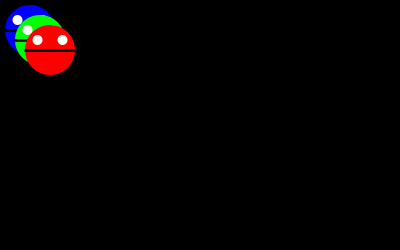
Frame 1 (no input)
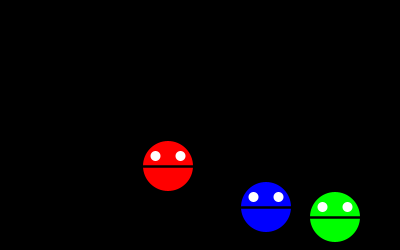
Frame 60 (the mouse pressed at the canvas centre just before this capture)
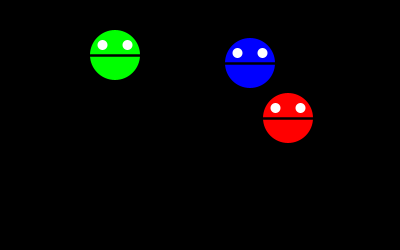
Frame 120 (the mouse held since frame 60 and released just before this capture)

The Processing sketch that drew these frames (run headless with seeded random() and noise(); from frame 60 on, the mouse is pressed at the canvas centre):

// Processing sketch: processing_90046
// ── processing_90046.pde

color ballColor = color(255, 0, 0);
//direction 
int hd= 4; // blue
int vd=3;
int hd2= 2; // red 
int vd2=4;
int hd3 = 5; // green
int vd3= 3;
//end direction
//start combined direction
int mov = hd & vd; 
int mov2 = hd2 & vd2;
int mov3 = hd3 & vd3;
//position
int bx = 30; // blue
int by = 30;
int bx2 = 50; // red
int by2 = 50;
int bx3 = 40; // green
int by3 = 40;
//end position
//combined position
int ax = bx & by;
int ax2 = bx2 & by2;
int ax3 = bx3 & by3;
//end combined position
int bd = 50;
int bd2 = 50;
int bd3 = 50;

void setup(){
 size(400, 250);
fill(200);
noStroke();

}

void draw(){
  background(0);
  if (key == CODED) { // both vert and horz
    if (keyCode == UP) {
      vd=vd*1;
      vd2=vd2*1;
      vd3=vd3*1;
      
      } 
    }
    
    if (key ==CODED){ //only vetical movement
      if (keyCode == DOWN){
        vd=vd*-1;
        vd2=vd2*-1;
        vd3=vd3*-1;
      }
    }
     if (key ==CODED){ // both vert and horz
      if (keyCode == RIGHT){
        hd=hd*1;
        hd2=hd2*1;
        hd3=hd3*1;
      }
    }
     if (key ==CODED){ // only hor
      if (keyCode == LEFT){
        hd=hd*-1;
        hd2=hd2*-1;
        hd3=hd3*-1;
      }
    }
    
  if (keyPressed) {
    if (key == 'w' || key == 'W') { // turn everything black (lights out)
      fill(255);
    }
  } else {
    fill(250, 200, 100);
  ballColor=color(0,0,255);// blue
  ball(bx, by, bd,ballColor);
  
  ballColor=color(0,255,0); // reassigned to green
  ball(bx3, by3, bd, ballColor);
  
  ballColor=color(255,0,0); //red
  ball(bx2, by2, bd, ballColor);
  }
  //movement code
  bx+=hd;
   if(bx>=400-bd/2){
     hd= hd*-1;
   }
   if(bx<=0+bd/2){
     hd = hd*-1;
     
   }
   by+=vd;
    if(by>=250-bd/2){
     vd= vd*-1;
   }
   if(by<=0+bd/2){
     vd = vd*-1;
     
   }
   
   bx2+=hd2;
   if(bx2>=400-bd2/2){
     hd2= hd2*-1;
   }
   if(bx2<=0+bd2/2){
     hd2 = hd2*-1;
     
   }
   by2+=vd2;
    if(by2>=250-bd2/2){
     vd2= vd2*-1;
   }
   if(by2<=0+bd2/2){
     vd2 = vd2*-1;
     
   }//
   
   bx3+=hd3;
   if(bx3>=400-bd3/2){
     hd3= hd3*-1;
   }
   if(bx3<=0+bd3/2){
     hd3 = hd3*-1;
     
   }
   by3+=vd3;
    if(by3>=250-bd3/2){
     vd3= vd3*-1;
   }
   if(by3<=0+bd3/2){
     vd3 = vd3*-1;
     
   }
   
   //end movement code
   
   
   //fist face bounce off
   ax+=mov;
   if(ax == ax2){
     mov = mov*-1;
   }
    ax+=mov;
   if(ax == ax3){
     mov = mov*-1;
     
   } // should make blue ball bounce off red and green ball upon collision
 
   //end first bounce horizontal
   
     ax2+=mov3;
     if(ax2 == ax){
     mov2 = mov2*-1;
    
   }
   
    ax2+=mov2;
     if(ax2 == ax3){
     mov2 = mov2*-1;
   
   }  // should make red ball bounce off green and blue ball upon collision

   // end face 2 horizontal
   
   ax3+=mov3;
    if(ax3 == ax2){
     mov3 = mov3*-1;
    
   }
 
   ax3+=mov3;
    if(ax3 == ax){
     mov3 = mov3*-1;
     
   } // should make green ball bounce off red and blue balls upon collision
   
   // end 3 face horizontal 

}
  //ellipse(xpos, ypos, diam, diam);
  
//}/////// safer to use floats when making functions using void//////////////
//void ball( float xpos, float ypos, float d, float rVal, float gVal, float bVal){
  //fill(rVal, gVal, bVal);
 //ellipse(xpos, ypos, d,d); 
//}
/*void ball( float xpos, float ypos, float d, float grayVal){
  fill(grayVal);
 ellipse(xpos, ypos, d,d); 
}    used to create gray and color */

//ball(100, 150, 50, ballColor);
void ball( float xpos, float ypos, float d, color c){
  
   
  fill(c);
 ellipse(xpos, ypos, d, d);
 
 float eyed=d*.2; // creating less numbers in parameters
  float eyey=ypos-d*.2;
  float eyeLx=xpos-d*.25;
  float eyeRx=xpos+d*.25;
  
 //right eye
fill(255);
 ellipse(eyeRx, eyey, eyed, eyed);
 
 //left eye
  fill(255);
 ellipse(eyeLx, eyey, eyed, eyed);
 
 stroke(0);
 strokeWeight(d*.05);
 line(xpos-d/2, ypos, xpos+d/2, ypos);
 noStroke();
}
